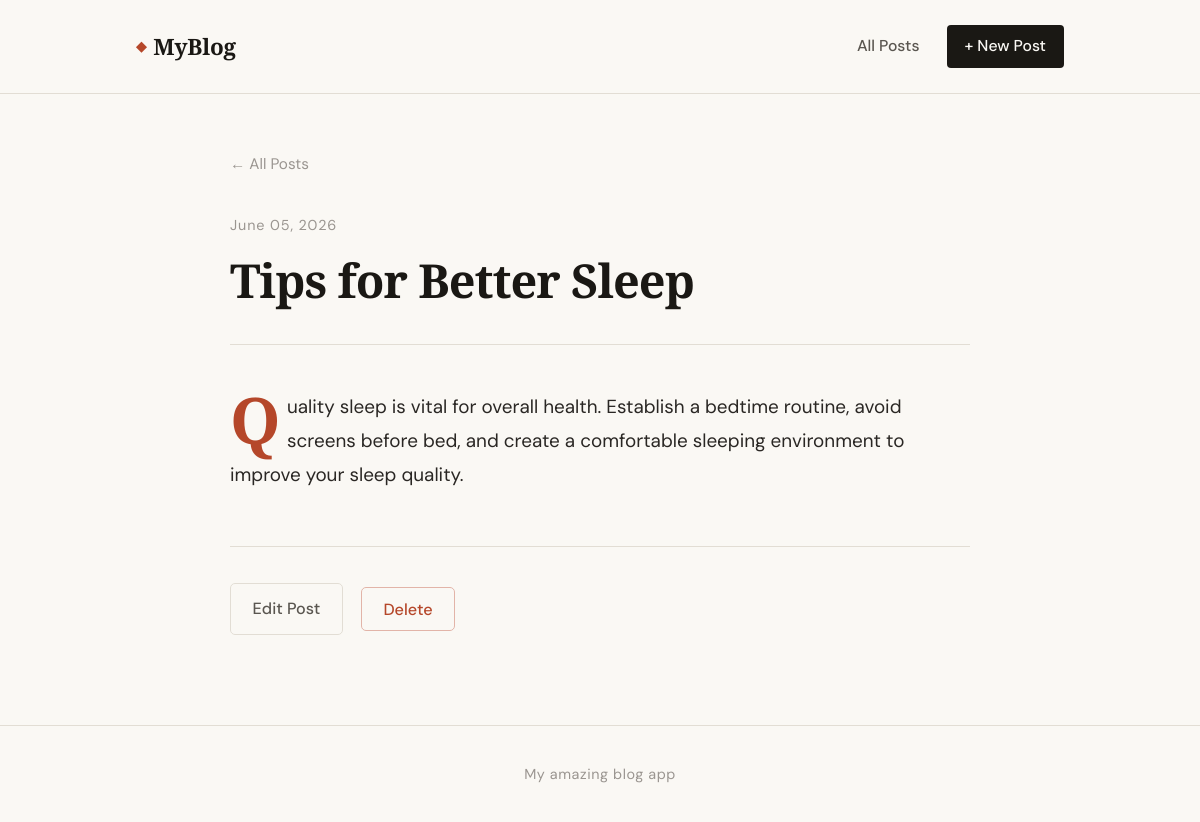
Page /post/tips-for-better-sleep on the committed database.
### tables this page shows
CREATE TABLE posts (
                id INTEGER PRIMARY KEY AUTOINCREMENT,
                title TEXT NOT NULL,
                slug TEXT NOT NULL UNIQUE,
                content TEXT NOT NULL,
                excerpt TEXT,
                created_at TEXT NOT NULL,
                updated_at TEXT NOT NULL
            );

### app.py (the view)
@app.route("/post/<slug>")
def post(slug):
    db = get_db()
    p = db.execute("SELECT * FROM posts WHERE slug = ?", (slug,)).fetchone()
    if p is None:
        abort(404)
    return render_template("post.html", post=p)

### app.py (called while the page is built)
def get_db():
    db = getattr(g, "_database", None)
    if db is None:
        db = g._database = sqlite3.connect(DATABASE)
        db.row_factory = sqlite3.Row
    return db

@app.teardown_appcontext
def close_connection(exception):
    db = getattr(g, "_database", None)
    if db is not None:
        db.close()

def format_date(dt_str):
    try:
        dt = datetime.strptime(dt_str, "%Y-%m-%d %H:%M:%S")
        return dt.strftime("%B %d, %Y")
    except Exception:
        return dt_str

### templates/post.html (shortened to what this page needs)
{% extends "base.html" %}
{% block content %}
<article class="post-full">
  <header class="post-full__header">
    <a href="{{ url_for('index') }}" class="back-link">← All Posts</a>
    <time class="post-full__date">{{ post.created_at | format_date }}</time>
    <h1 class="post-full__title">{{ post.title }}</h1>
  </header>
  <div class="post-full__body">
    {% for paragraph in post.content.split('\n\n') %}
      {% if paragraph.strip() %}
        <p>{{ paragraph.strip() }}</p>
      {% endif %}
    {% endfor %}
  </div>
  <footer class="post-full__footer">
    <div class="post-actions">
      <a href="{{ url_for('edit_post', slug=post.slug) }}" class="btn-secondary">Edit Post</a>
      <form method="POST" action="{{ url_for('delete_post', slug=post.slug) }}"
            onsubmit="return confirm('Delete this post permanently?')">
        <button type="submit" class="btn-danger">Delete</button>
      </form>
    </div>
  </footer>
</article>
{% endblock %}

### static/css/style.css (style rules this page uses)
:root { --ink: #1a1814; --ink-soft: #5a5650; --ink-faint: #9a9590; --paper: #faf8f4; --paper-warm: #f2ede4; --rule: #e2ddd4; --accent: #b5472a; --accent-light: #f0e8e4; --font-serif: 'Playfair Display', Georgia, serif; --font-sans: 'DM Sans', system-ui, sans-serif; --max-w: 740px; --max-w-wide: 1000px; }
*, *::before, *::after { box-sizing: border-box; margin: 0; padding: 0; }
html { font-size: 18px; scroll-behavior: smooth; }
body { font-family: var(--font-sans); background: var(--paper); color: var(--ink); line-height: 1.7; min-height: 100vh; display: flex; flex-direction: column; }
a { color: inherit; text-decoration: none; }
.post-full { max-width: var(--max-w); margin: 0 auto; animation: fadeUp 0.45s ease both; }
.back-link { display: inline-block; font-size: 0.85rem; color: var(--ink-faint); margin-bottom: 2rem; transition: color 0.15s; }
.post-full__header { margin-bottom: 2.5rem; padding-bottom: 2rem; border-bottom: 1px solid var(--rule); }
.post-full__date { display: block; font-size: 0.8rem; color: var(--ink-faint); letter-spacing: 0.06em; margin-bottom: 0.8rem; }
.post-full__title { font-family: var(--font-serif); font-size: clamp(1.9rem, 4vw, 2.6rem); font-weight: 700; line-height: 1.2; letter-spacing: -0.02em; }
.post-full__body p { font-size: 1.05rem; line-height: 1.8; color: #2a2724; margin-bottom: 1.4em; }
.post-full__body p:first-child::first-letter { font-family: var(--font-serif); font-size: 3.4em; font-weight: 700; line-height: 0.8; float: left; margin: 0.05em 0.1em 0 0; color: var(--accent); }
.post-full__footer { margin-top: 3rem; padding-top: 2rem; border-top: 1px solid var(--rule); }
.post-actions { display: flex; gap: 1rem; align-items: center; }
.btn-secondary { display: inline-block; border: 1px solid var(--rule); color: var(--ink-soft); padding: 0.6rem 1.2rem; border-radius: 5px; font-size: 0.9rem; font-weight: 500; transition: border-color 0.15s, color 0.15s; }
.btn-danger { display: inline-block; background: none; border: 1px solid #e2b4a8; color: var(--accent); padding: 0.6rem 1.2rem; border-radius: 5px; font-family: var(--font-sans); font-size: 0.9rem; font-weight: 500; cursor: pointer; transition: background 0.15s, color 0.15s; }

### rows in the picture
posts: created_at "June 05, 2026", title "Tips for Better Sleep", strip "Quality sleep is vital for overall health. Establish a bedtime routine, avoid screens before bed, and create a comfortable sleeping environment to improve your sleep quality."
